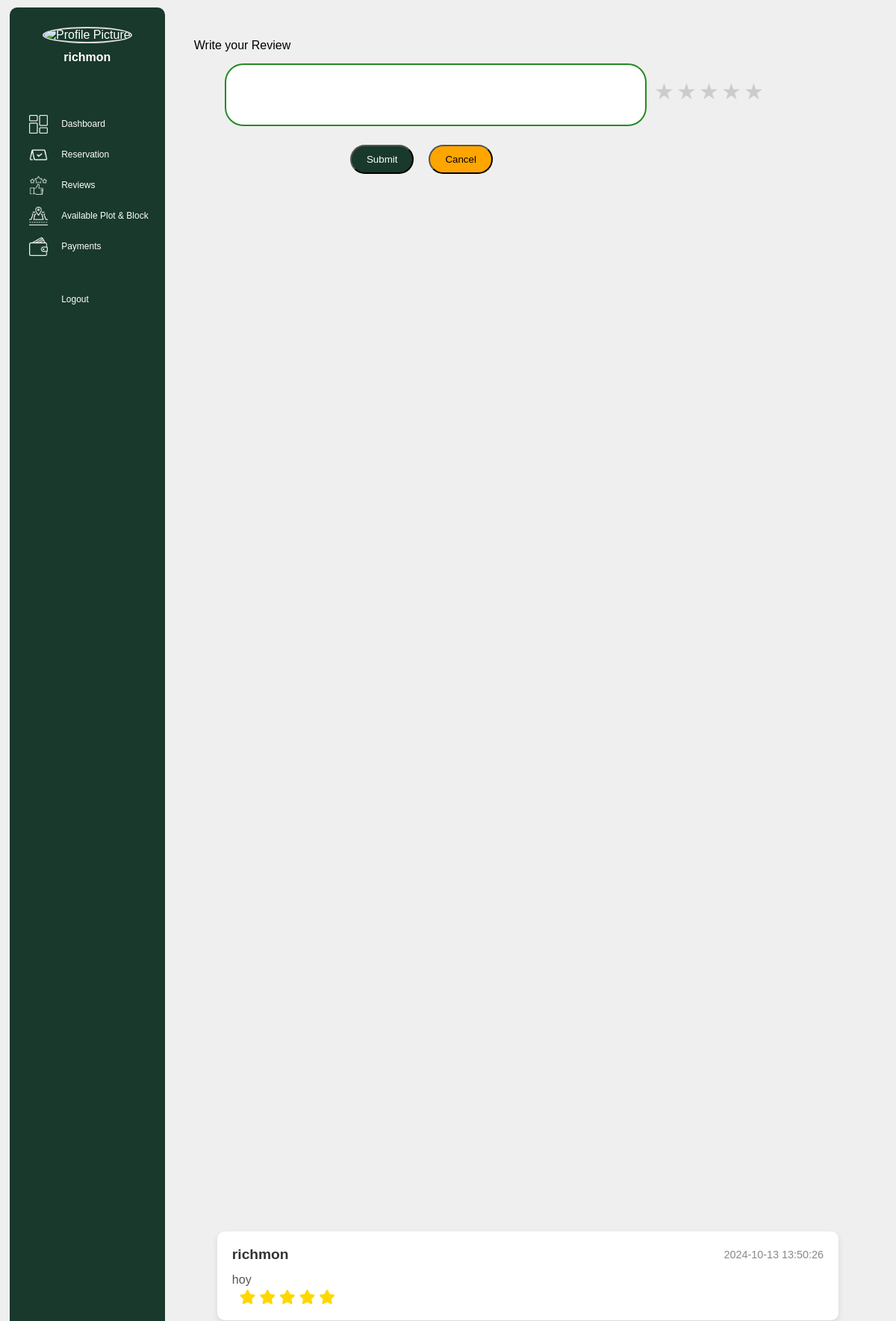
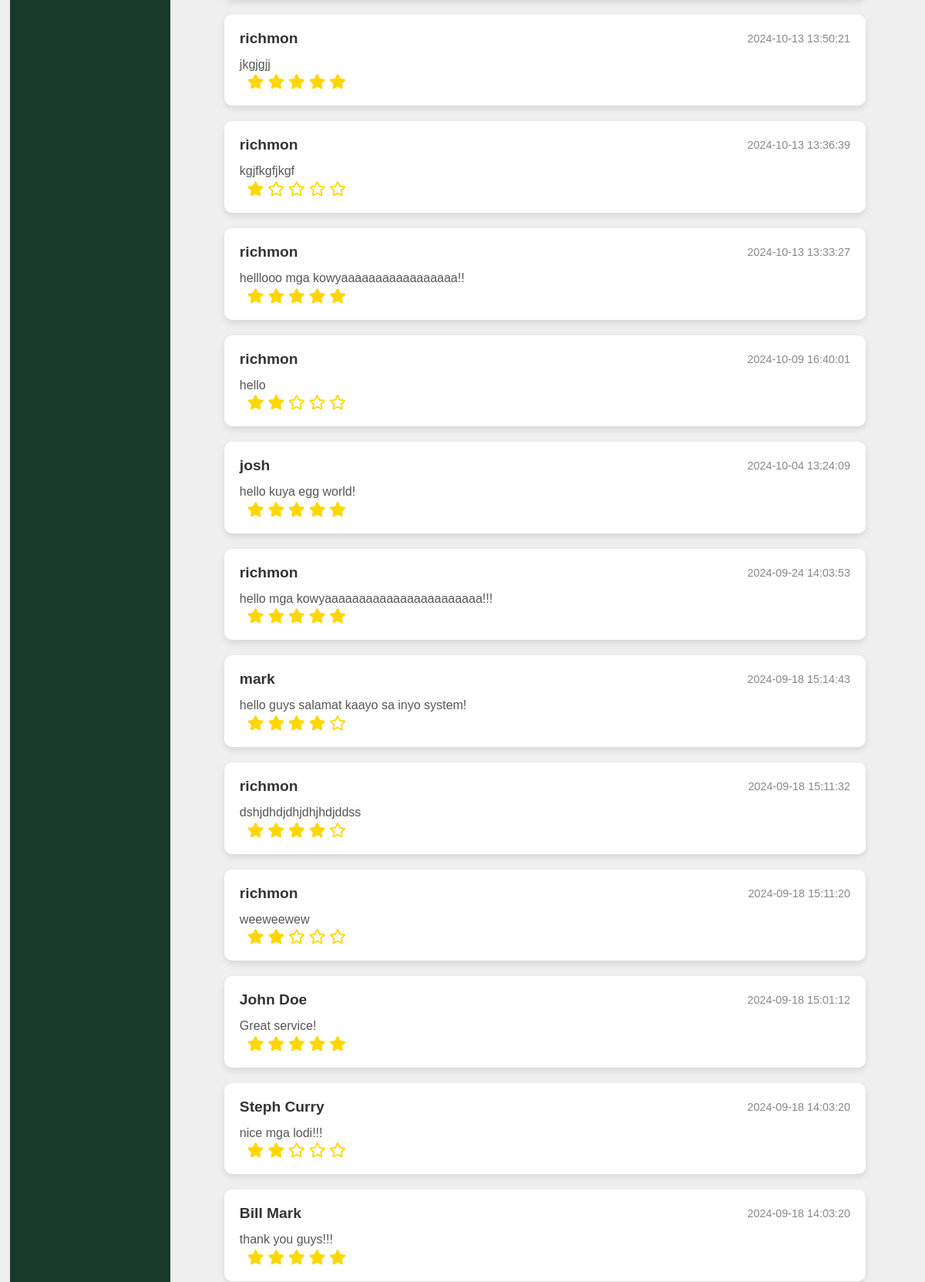
Page /customerdashboard/customerreviews.php (signed in, upper part) on the committed database (2 pictures, top to bottom).
### tables this page shows
CREATE TABLE `reviews` (
  `id` int(11) NOT NULL,
  `fullname` varchar(255) NOT NULL,
  `userfeedback` text DEFAULT NULL,
  `rating` float NOT NULL,
  `time` timestamp NOT NULL DEFAULT current_timestamp(),
  `user_id` int(11) DEFAULT NULL
);

### customerdashboard/customerreviews.php (the view, shortened to what this page needs)
<?php
require_once '../connection/connection.php';
$firstname = isset($_SESSION['firstname']) ? htmlspecialchars($_SESSION['firstname']) : 'Guest';
$userId = $_SESSION['user_id'];
$stmt = $conn->prepare("SELECT profile_pic FROM users WHERE id = :id");
$stmt->bindParam(':id', $userId);
$stmt->execute();
$user = $stmt->fetch(PDO::FETCH_ASSOC);
$profilePic = !empty($user['profile_pic']) ? $user['profile_pic'] : 'default.png';
?>
<!DOCTYPE html>
<html lang="en">
<head>
    <link rel="stylesheet" href="./customerdashboard_css/customerreview.css">
    <link rel="stylesheet" href="https://cdnjs.cloudflare.com/ajax/libs/font-awesome/5.15.3/css/all.min.css">
</head>
<body>
    <div class="row">
    <div class="left-content col-3">
    <div class="adminprofile">
                            <center>
                            <img src="../uploads/profile_pics/<?php echo $profilePic; ?>" alt="Profile Picture">
                                <div class="dropdown">
                                    <button class="dropdown-btn">
                                        <?php echo "<h4> $firstname</h4>" ?>
                                    </button>
                                </div>
                        </center>
                    </div>
                        <br>
                        <div class="adminlinks">
                            <span><img src="../images/dashboard.png" alt="">&nbsp;&nbsp;&nbsp;<a href="customerDashboard.php">Dashboard</a></span>
                            <span><img src="../images/reservation.png" alt="">&nbsp;&nbsp;&nbsp;<a href="customerreservation.php">Reservation</a></span>
                            <span><img src="../images/review.png" alt="">&nbsp;&nbsp;&nbsp;<a href="customerreviews.php">Reviews</a></span>
                            <span><img src="../images/plot.png" alt="">&nbsp;&nbsp;&nbsp;<a href="customerviewavailableplot.php">Available Plot & Block</a></span>
                            <span><img src="../images/payment.png" alt="">&nbsp;&nbsp;&nbsp;<a href="customerpayment.php">Payments</a></span>
                            <span><img src="../images/logout.png" alt="">&nbsp;&nbsp;&nbsp;<a href="../logout.php">Logout</a></span>
                        </div>
                        <br>
                    </div>
                    <div class="main">
            <div class="right-content1">
                <br>
                <br>
                <span class="header">&nbsp;&nbsp;Write your Review </span>
                <br>
                <div class="right-header col-9">
                    <form id="myForm" action="" method="post">
                        <textarea rows="4" name="review" cols="50"></textarea>
                        <div class="rating">
                            <label for="star5">★</label>
                            <label for="star4">★</label>
                            <label for="star3">★</label>
                            <label for="star2">★</label>
                            <label for="star1">★</label>
                        </div>
                    </form>
                    <div class="form-buttons">
                        <button type="submit" class="submit" form="myForm">Submit</button>
                        <button type="button"class="cancel" onclick="window.location.href='customerreviews.php'">Cancel</button>
                    </div>
                </div>
            </div>
            <div class="right-content-reviews">
                <div class="table-container">
                <div class="myTable">
    <?php
    $sql = "SELECT id, fullname, userfeedback, rating, time FROM reviews ORDER BY time DESC LIMIT 1000";
    $stmt = $pdo->prepare($sql);
    $stmt->execute();
    if ($stmt->rowCount() > 0) {
        while ($row = $stmt->fetch(PDO::FETCH_ASSOC)) {
            echo "
            <div class='card'>
                <div class='card-header'>
                    <h3>" . htmlspecialchars($row['fullname']) . "</h3>
                    <span class='time'>" . htmlspecialchars($row['time']) . "</span>
                </div>
                <div class='card-body'>
                    <p>" . htmlspecialchars($row['userfeedback']) . "</p>
                </div>
                <div class='card-footer'>
                    <div class='rating'>";
            $rating = (int)$row['rating'];
            for ($i = 1; $i <= 5; $i++) {
                if ($i <= $rating) {
                    echo "<i class='fas fa-star'></i>";
                } else {
                    echo "<i class='far fa-star'></i>";
                }
            }
            echo "</div></div></div>";
        }
    } else {
        echo "<p>No reviews available.</p>";
    }
    ?>
</div>
            </div>
        </div>
    </div>
</body>
</html>

### customerdashboard/customerdashboard_css/customerreview.css (style rules this page uses)
* { margin: 0; padding: 0; box-sizing: border-box; font-family: Arial, sans-serif; }
body { background-color: #efefef; }
.row::after { content: ""; clear: both; display: block; }
[class*="col-"] { float: left; padding: 15px; }
.col-3 { width: 25%; }
.col-9 { width: 75%; }
.row { width: 100%; height: 100vh; display: flex; }
.left-content { background-color:#18392b; color: white; border-radius: 10px; height: 95vh; margin-top: 0.6rem; margin-left: 0.8rem; margin-right: 10px; width: 250px; position: relative; padding: 1rem; overflow-y: hidden; }
.adminprofile img { width: 150px; height: 150px; border-radius: 50%; object-fit: cover; border: 2px solid #ddd; margin-top: 50px; margin-left:20px; }
.header { color:black; }
.main { width: 100%; margin-top: 1rem; }
.right-content1 { margin-left: 20px; width: 90%; height: 40vh; background-color:#efefef; color: forestgreen; border-radius: 20px; }
.right-content-reviews { margin-left: 20px; width: 90%; height: 45vh; margin-top: 0rem; background-color:#efefef; color: rgb(0, 0, 0); border-radius: 20px; }
.adminlinks { display: flex; flex-direction: column; gap: 1rem; align-items: flex-start; margin-left: 10px; margin-top: 0px; }
.adminlinks span { display: flex; align-items: center; width: 100%; }
.adminlinks img { width: 25px; margin-right: 5px; }
.adminlinks a { text-decoration: none; color: white; font-size: 12px; display: inline-block; transition: color 0.3s, background-color 0.3s; }
.adminlinks span:last-child { margin-top: 2.1rem; margin-bottom: 5rem; }
.adminprofile { display: flex; align-items: center; justify-content: center; position: relative; bottom: 40px; right: 10px; }
.right-header { color: white; margin-bottom: 20px; display: flex; padding-left: 50px; width: 100%; position: relative; }
textarea { width: 70%; padding: 10px; border:2px solid forestgreen; border-radius: 4px; margin-bottom: 10px; resize: none; border-radius: 25px; }
.rating { padding-top: 10px; float: right; padding: 0 10px; }
.rating label { float: right; width: 1em; overflow: hidden; white-space: nowrap; cursor: pointer; font-size: 30px; color: #ccc; padding-top: 20px; }
.rating label:before { content: '★ '; }
form { display: flex; width: 100%; }
.form-buttons { display: flex; width:10%; gap: 20px; position: absolute; right: 65%; top:100%; }
.submit { width: 100px; padding: 10px 20px; background-color: #18392b; border-radius:25px; color: white; cursor: pointer; }
.cancel { width:100px; padding: 10px 20px; border-radius: 25px; cursor: pointer; background-color: orange; }
.table-container { margin-top: 5px; height: 50vh; width: 100%; overflow-y: auto; margin-left: 20px; background-color:#efefef; color: black; border-radius: 10px; padding: 20px; overflow-x: hidden; }
.card { background-color: #ffffff; border-radius: 10px; box-shadow: 0 4px 8px rgba(0, 0, 0, 0.1); margin-bottom: 20px; padding: 20px; transition: transform 0.3s ease, box-shadow 0.3s ease; }
.card-header { display: flex; justify-content: space-between; align-items: center; margin-bottom: 10px; }
.card-header h3 { font-size: 1.2em; color: #333; }
.card-header .time { font-size: 0.9em; color: #888; }
.card-body p { font-size: 1em; color: #555; line-height: 1.6; }
.card-footer { display: flex; justify-content: flex-start; align-items: center; }
.card-footer .rating i { color: gold; margin-right: 5px; font-size: 1.2em; }
.fas.fa-star { color: gold; }
.far.fa-star { color: lightgray; }
.dropdown { position: relative; display: inline-block; margin-left: 20px; }
.dropdown-btn { background-color: transparent; color: rgb(255, 255, 255); padding: 10px 20px; border: none; display: flex; align-items: center; gap: 8px; font-size: 16px; }

### rows in the picture
reviews: fullname "richmon", time "2024-10-13 13:50:26", userfeedback "hoy", rating 5 (drawn)
reviews: fullname "richmon", time "2024-10-13 13:50:21", userfeedback "jkgjgjj", rating 5 (drawn)
reviews: fullname "richmon", time "2024-10-13 13:36:39", userfeedback "kgjfkgfjkgf", rating 1 (drawn)
reviews: fullname "richmon", time "2024-10-13 13:33:27", userfeedback "helllooo mga kowyaaaaaaaaaaaaaaaaa!!", rating 5 (drawn)
reviews: fullname "richmon", time "2024-10-09 16:40:01", userfeedback "hello", rating 2 (drawn)
reviews: fullname "josh", time "2024-10-04 13:24:09", userfeedback "hello kuya egg world!", rating 5 (drawn)
reviews: fullname "richmon", time "2024-09-24 14:03:53", userfeedback "hello mga kowyaaaaaaaaaaaaaaaaaaaaaaa!!!", rating 5 (drawn)
reviews: fullname "mark", time "2024-09-18 15:14:43", userfeedback "hello guys salamat kaayo sa inyo system!", rating 4 (drawn)
reviews: fullname "richmon", time "2024-09-18 15:11:32", userfeedback "dshjdhdjdhjdhjhdjddss", rating 4 (drawn)
reviews: fullname "richmon", time "2024-09-18 15:11:20", userfeedback "weeweewew", rating 2 (drawn)
reviews: fullname "John Doe", time "2024-09-18 15:01:12", userfeedback "Great service!", rating 5 (drawn)
reviews: fullname "Steph Curry", time "2024-09-18 14:03:20", userfeedback "nice mga lodi!!!", rating 2 (drawn)
reviews: fullname "Bill Mark", time "2024-09-18 14:03:20", userfeedback "thank you guys!!!", rating 5 (drawn)

### other values in the picture
$firstname "richmon"
